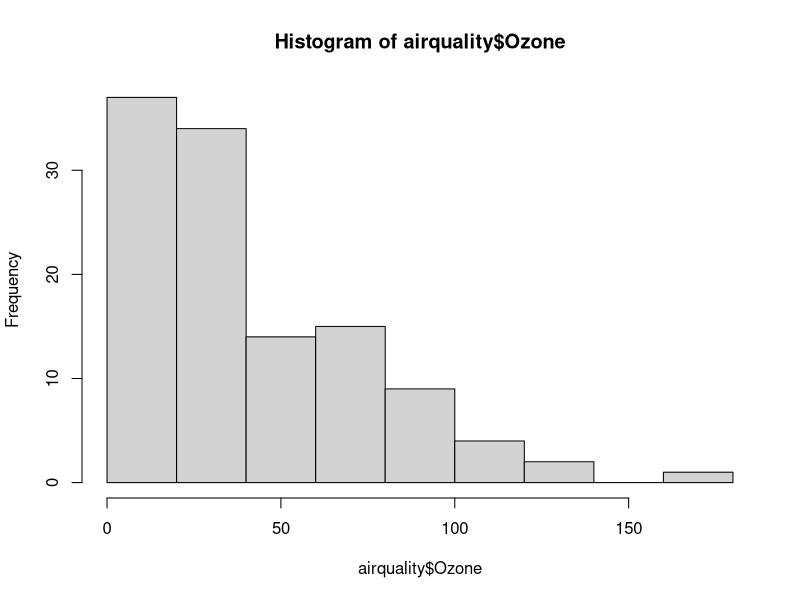
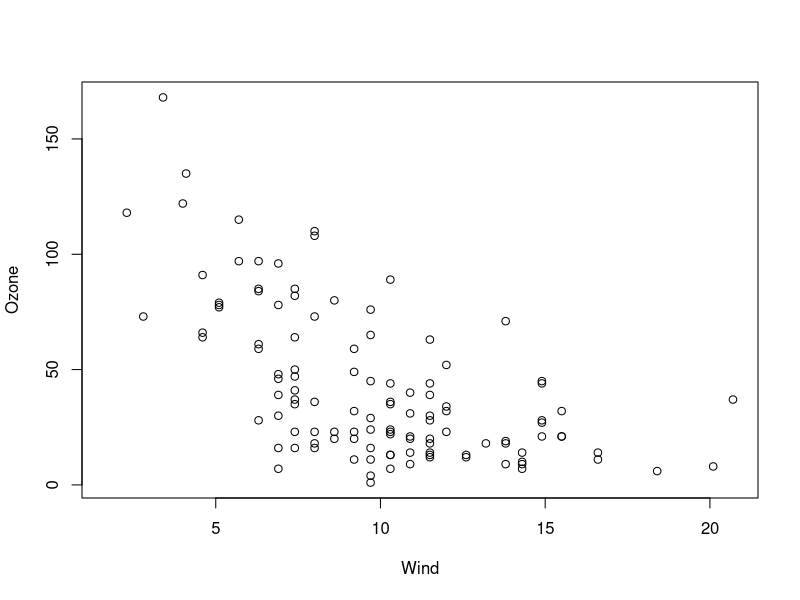
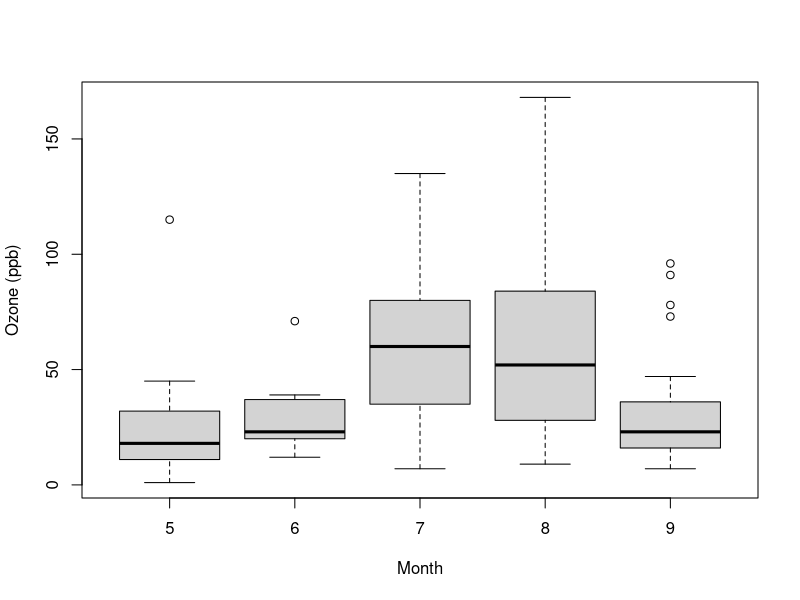
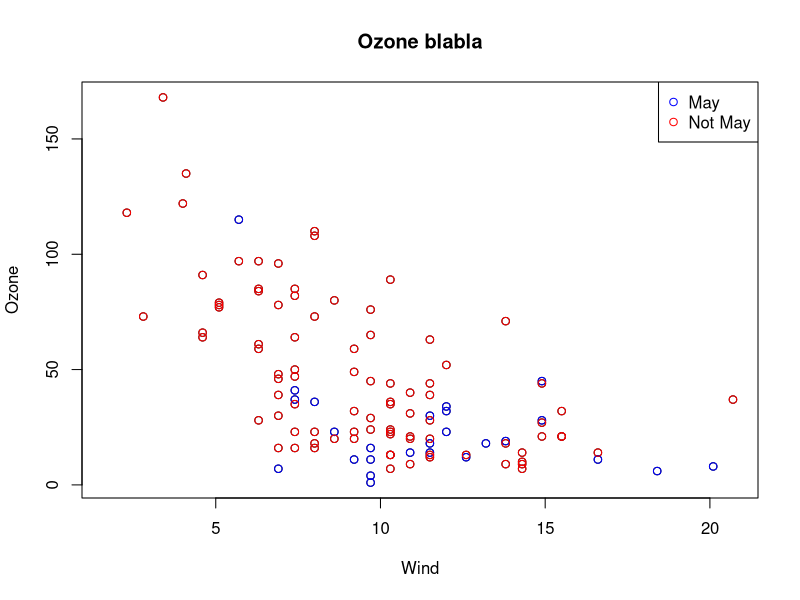
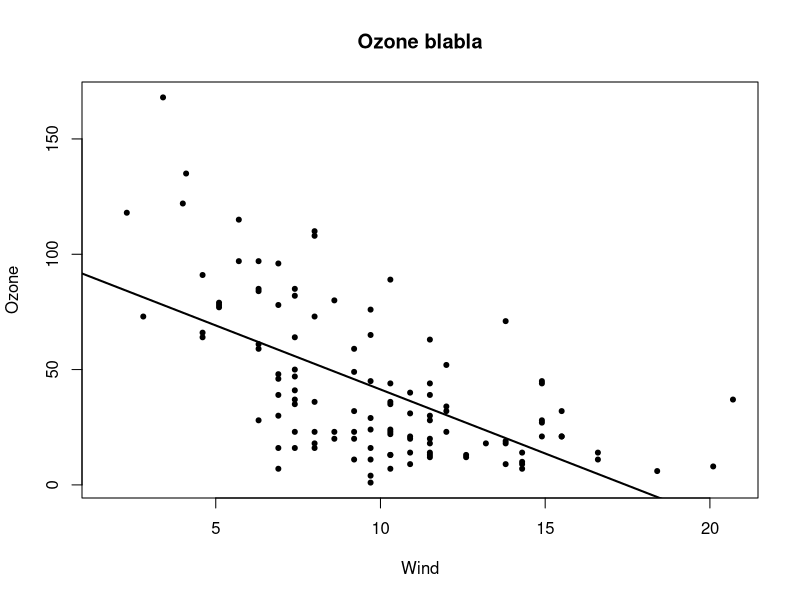
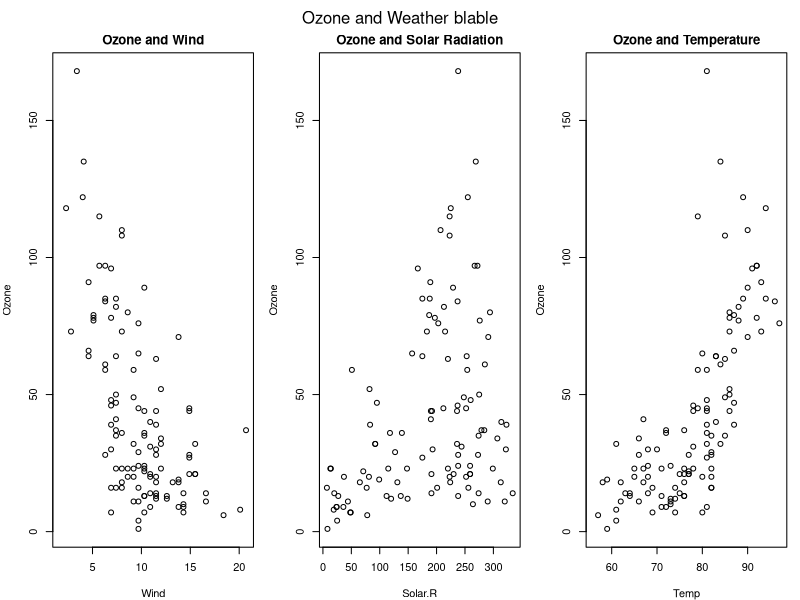

These figures' R source, in order:
## ---- chunk 1
library(datasets)
hist(airquality$Ozone)
with(airquality, plot(Wind, Ozone))
airquality<-transform(airquality,Month=factor(Month))
boxplot(Ozone~Month,airquality,lab="Month",ylab="Ozone (ppb)")
## ---- chunk 2
par("lty")
par("col")
par("pch")
## ---- chunk 3
with(airquality, plot(Wind, Ozone, main= "Ozone blabla"))
with(subset(airquality,Month==5), points(Wind,Ozone, col="blue"))
with(subset(airquality,Month!=5), points(Wind,Ozone, col="red"))
legend("topright",pch=1,col=c("blue","red"),legend= c("May","Not May"))

with(airquality, plot(Wind, Ozone, main= "Ozone blabla",pch=20))
model<-lm(Ozone~Wind,airquality)
abline(model,lwd=2)

par(mfrow=c(1,3),mar=c(4,4,2,1), oma=c(0,0,2,0))
with(airquality, {
  plot(Wind, Ozone, main="Ozone and Wind")
  plot(Solar.R,Ozone,main="Ozone and Solar Radiation")
  plot(Temp,Ozone,main="Ozone and Temperature")
  mtext("Ozone and Weather blable", outer = TRUE)
})
